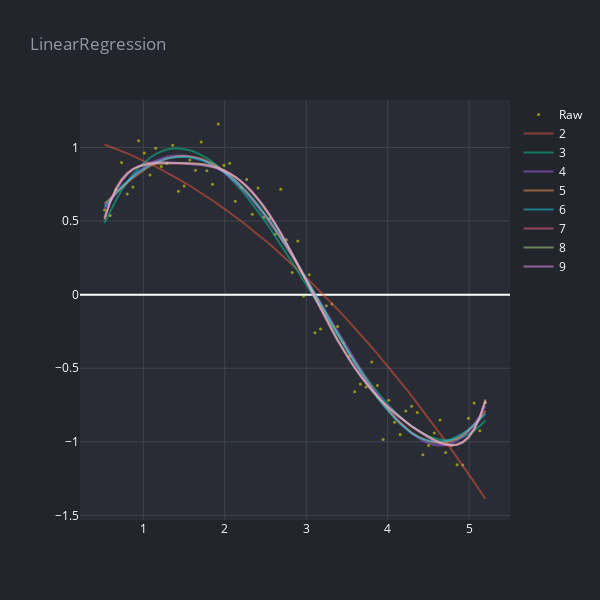

The code cell stored with this chart in its notebook:
### Markdown cell above
## >> Plot results

### Code cell
model = linear_model.LinearRegression()

data = [scatter(df.x, df.y, 'Raw', mode='markers', color='yellow')]

#Initialize a dataframe to store the results:
col = ['rss','intercept'] + ['coef_x_%d'%i for i in range(1,power)]
ind = ['model_pow_%d'%i for i in range(1,power)]
coef_matrix = pd.DataFrame(index=ind, columns=col)

for i in range(2,power):
    plot, res = helper.regression(df, i, model, plot_name=i)
    data.append(plot)
    coef_matrix.iloc[i-1,0:i+2] = res

fig = go.Figure(data=data)
render(fig, title=type(model).__name__, height=600, width=600)

coef_matrix.to_csv('{}.csv'.format(type(model).__name__))
